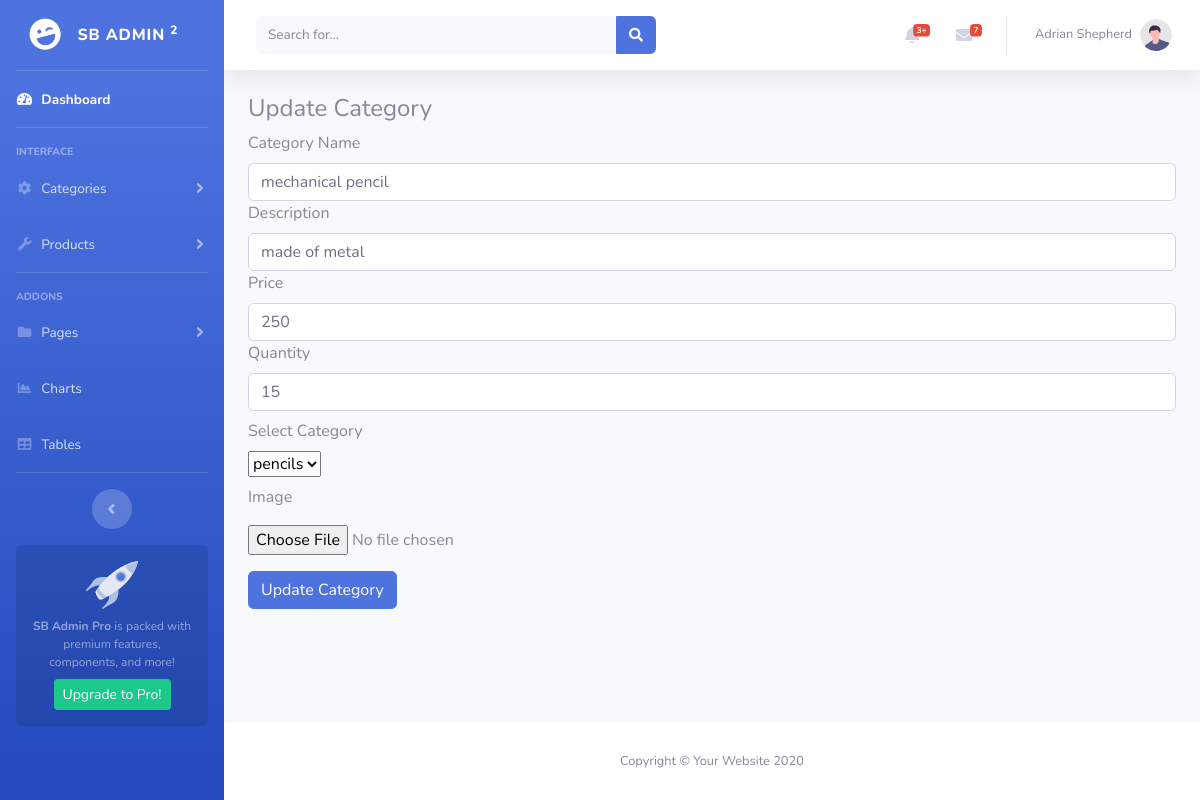
The page /admin-panel/updprod.php?id=1 (signed in) on the database its author committed.
### tables this page shows
CREATE TABLE `products` (
  `id` int(11) NOT NULL,
  `name` varchar(200) NOT NULL,
  `description` varchar(2000) NOT NULL,
  `price` int(11) NOT NULL,
  `quantity` int(11) NOT NULL,
  `image` varchar(500) NOT NULL,
  `cat_id` int(11) NOT NULL
);

CREATE TABLE `categories` (
  `id` int(11) NOT NULL,
  `name` varchar(50) NOT NULL,
  `description` varchar(200) NOT NULL,
  `img` varchar(200) NOT NULL
);

### admin-panel/updprod.php (the view, shortened to what this page needs)
<!DOCTYPE html>
<html lang="en">
<head>
    <link href="vendor/fontawesome-free/css/all.min.css" rel="stylesheet" type="text/css">
    <link href="css/sb-admin-2.min.css" rel="stylesheet">
</head>
<body id="page-top">
    <?php
    include("./nav.php");
    include("../connection.php");
    ?>
    <div class="container-fluid">
        <?php
        $id = $_GET["id"];
        $col = mysqli_query($conn, "select * from products where id = $id");
        $row = mysqli_fetch_array($col);
        ?>
        <h4>Update Category</h4>
        <div class="form-group">
            <form action="" method="post" enctype="multipart/form-data">
                <div class="form-group">
                    <label for="">Category Name</label>
                    <input type="text" name="prod_name" class="form-control" value="<?php echo $row['name'] ?>">
                    <label for="">Description</label>
                    <input type="text" name="prod_desc" class="form-control" value="<?php echo $row['description'] ?>">
                    <label for="">Price</label>
                    <input type="number" name="prod_price" class="form-control" value="<?php echo $row['price'] ?>">
                    <label for="">Quantity</label>
                    <input type="number" name="prod_qty" class="form-control" value="<?php echo $row['quantity'] ?>">
                    <div class="my-2">
                        <label for="">Select Category</label>
                        <div>
                            <select name="prod_cat">
                                <?php
                                $cat_id = $row['cat_id'];
                                $query = mysqli_query($conn, "Select * from categories where id = '$cat_id'");
                                $catrow = mysqli_fetch_assoc($query);
                                ?>
                                <option value="<?php echo $catrow['id'] ?>"><?php echo $catrow['name'] ?></option>
                            </select>
                        </div>
                    </div>
                    <label for="">Image</label>
                    <input type="file" name="prod_img" class="d-block mt-2 mb-3">
                    <input type="submit" value="Update Category" name="produpd" class="btn btn-primary">
                </div>
            </form>
        </div>
    </div>
    </div>
    <footer class="sticky-footer bg-white">
        <div class="container my-auto">
            <div class="copyright text-center my-auto">
                <span>Copyright &copy; Your Website 2020</span>
            </div>
        </div>
    </footer>
    </div>
    </div>
</body>
</html>

### rows shown on the page
products: prod_name "mechanical pencil", prod_desc "made of metal", prod_price "250", prod_qty "15"
categories: prod_cat "pencils"

### other values the page prints
$_SESSION["username"] "Adrian Shepherd"
